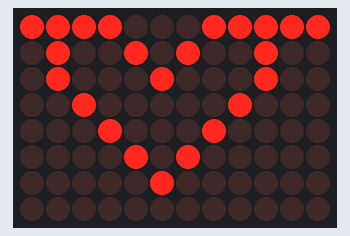
Recording of a sketch running on a simulated Arduino Uno R4 WiFi. On the bench: 12×8 LED matrix.

Above: at 0.1 s.

The sketch:

basic-led-matrix.ino
```cpp
#include "Arduino_LED_Matrix.h"

ArduinoLEDMatrix matrix;

void setup() {
  Serial.begin(115200);
  matrix.begin();
}

void loop() {
  // put your main code here, to run repeatedly:

byte frame[8][12] = {
  { 1, 1, 1, 1, 0, 0, 0, 1, 1, 1, 1, 1 },
  { 0, 1, 0, 0, 1, 0, 1, 0, 0, 1, 0, 0 },
  { 0, 1, 0, 0, 0, 1, 0, 0, 0, 1, 0, 0 },
  { 0, 0, 1, 0, 0, 0, 0, 0, 1, 0, 0, 0 },
  { 0, 0, 0, 1, 0, 0, 0, 1, 0, 0, 0, 0 },
  { 0, 0, 0, 0, 1, 0, 1, 0, 0, 0, 0, 0 },
  { 0, 0, 0, 0, 0, 1, 0, 0, 0, 0, 0, 0 },
  { 0, 0, 0, 0, 0, 0, 0, 0, 0, 0, 0, 0 }
};

frame[2][1] = 1;

matrix.renderBitmap(frame, 8, 12);
}
```
